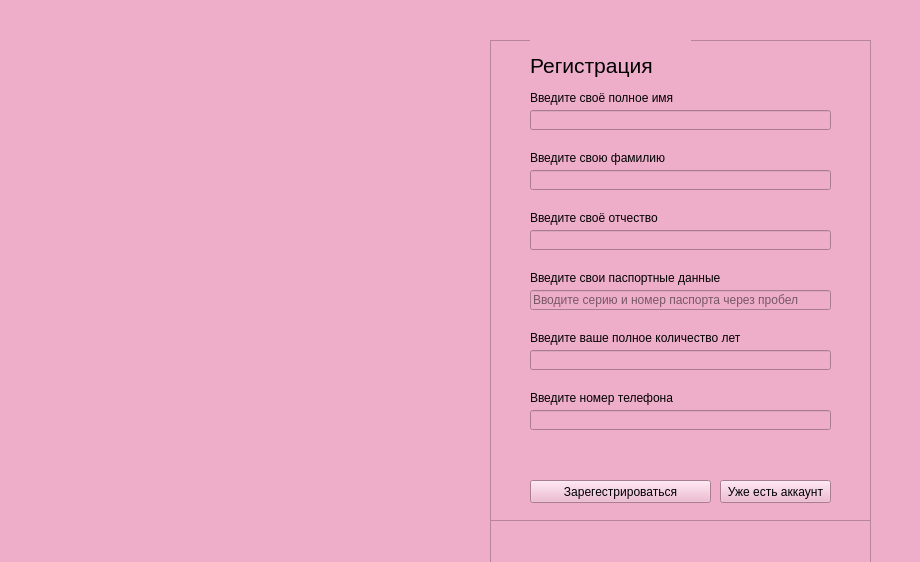
<?xml version="1.0" encoding="UTF-8"?>
<ui version="4.0">
 <class>registrationWindow</class>
 <widget class="QWidget" name="registrationWindow">
  <property name="enabled">
   <bool>true</bool>
  </property>
  <property name="geometry">
   <rect>
    <x>0</x>
    <y>0</y>
    <width>920</width>
    <height>562</height>
   </rect>
  </property>
  <property name="minimumSize">
   <size>
    <width>920</width>
    <height>562</height>
   </size>
  </property>
  <property name="maximumSize">
   <size>
    <width>920</width>
    <height>562</height>
   </size>
  </property>
  <property name="windowTitle">
   <string>Login</string>
  </property>
  <property name="styleSheet">
   <string notr="true">background: rgb(238, 174, 202);
background: linear-gradient(90deg, rgba(238, 174, 202, 1) 0%, rgba(183, 177, 216, 1) 100%);
</string>
  </property>
  <widget class="QFrame" name="imgFrame">
   <property name="geometry">
    <rect>
     <x>50</x>
     <y>130</y>
     <width>353</width>
     <height>300</height>
    </rect>
   </property>
   <property name="frameShape">
    <enum>QFrame::StyledPanel</enum>
   </property>
   <property name="frameShadow">
    <enum>QFrame::Raised</enum>
   </property>
   <widget class="QLabel" name="ImageLabel">
    <property name="geometry">
     <rect>
      <x>0</x>
      <y>0</y>
      <width>353</width>
      <height>300</height>
     </rect>
    </property>
    <property name="text">
     <string/>
    </property>
    <property name="textFormat">
     <enum>Qt::AutoText</enum>
    </property>
    <property name="pixmap">
     <pixmap>images/loginImg.svg</pixmap>
    </property>
    <property name="scaledContents">
     <bool>true</bool>
    </property>
   </widget>
  </widget>
  <widget class="QFrame" name="animationFrame">
   <property name="geometry">
    <rect>
     <x>490</x>
     <y>40</y>
     <width>381</width>
     <height>1021</height>
    </rect>
   </property>
   <property name="frameShape">
    <enum>QFrame::StyledPanel</enum>
   </property>
   <property name="frameShadow">
    <enum>QFrame::Raised</enum>
   </property>
   <widget class="QFrame" name="registrationFrame">
    <property name="geometry">
     <rect>
      <x>0</x>
      <y>0</y>
      <width>381</width>
      <height>481</height>
     </rect>
    </property>
    <property name="styleSheet">
     <string notr="true">border: 1px solid black;
border-radius: 10px;
QLabel {
	border: none;
}</string>
    </property>
    <property name="frameShape">
     <enum>QFrame::StyledPanel</enum>
    </property>
    <property name="frameShadow">
     <enum>QFrame::Raised</enum>
    </property>
    <widget class="QLabel" name="registrationLabel">
     <property name="enabled">
      <bool>true</bool>
     </property>
     <property name="geometry">
      <rect>
       <x>40</x>
       <y>0</y>
       <width>161</width>
       <height>51</height>
      </rect>
     </property>
     <property name="font">
      <font>
       <pointsize>16</pointsize>
      </font>
     </property>
     <property name="styleSheet">
      <string notr="true">border: none;
</string>
     </property>
     <property name="text">
      <string>Регистрация</string>
     </property>
     <property name="textFormat">
      <enum>Qt::RichText</enum>
     </property>
    </widget>
    <widget class="QLabel" name="surnameRegLabel">
     <property name="geometry">
      <rect>
       <x>40</x>
       <y>110</y>
       <width>191</width>
       <height>16</height>
      </rect>
     </property>
     <property name="styleSheet">
      <string notr="true">border: none;</string>
     </property>
     <property name="text">
      <string>Введите свою фамилию</string>
     </property>
    </widget>
    <widget class="QLabel" name="nameRegLabel">
     <property name="geometry">
      <rect>
       <x>40</x>
       <y>50</y>
       <width>191</width>
       <height>16</height>
      </rect>
     </property>
     <property name="styleSheet">
      <string notr="true">border: none;</string>
     </property>
     <property name="text">
      <string>Введите своё полное имя</string>
     </property>
    </widget>
    <widget class="QLabel" name="patronymicRefLabel">
     <property name="geometry">
      <rect>
       <x>40</x>
       <y>170</y>
       <width>191</width>
       <height>16</height>
      </rect>
     </property>
     <property name="styleSheet">
      <string notr="true">border: none;
</string>
     </property>
     <property name="text">
      <string>Введите своё отчество</string>
     </property>
    </widget>
    <widget class="QLabel" name="passportDetailsRegLabel">
     <property name="geometry">
      <rect>
       <x>40</x>
       <y>230</y>
       <width>191</width>
       <height>16</height>
      </rect>
     </property>
     <property name="styleSheet">
      <string notr="true">border: none;</string>
     </property>
     <property name="text">
      <string>Введите свои паспортные данные</string>
     </property>
    </widget>
    <widget class="QLabel" name="ageRegLabel">
     <property name="geometry">
      <rect>
       <x>40</x>
       <y>290</y>
       <width>211</width>
       <height>16</height>
      </rect>
     </property>
     <property name="styleSheet">
      <string notr="true">border: none;</string>
     </property>
     <property name="text">
      <string>Введите ваше полное количество лет</string>
     </property>
    </widget>
    <widget class="QLineEdit" name="nameRegEdit">
     <property name="geometry">
      <rect>
       <x>40</x>
       <y>70</y>
       <width>301</width>
       <height>20</height>
      </rect>
     </property>
    </widget>
    <widget class="QLineEdit" name="surnameRegEdit">
     <property name="geometry">
      <rect>
       <x>40</x>
       <y>130</y>
       <width>301</width>
       <height>20</height>
      </rect>
     </property>
    </widget>
    <widget class="QLineEdit" name="patronymicRegEdit">
     <property name="geometry">
      <rect>
       <x>40</x>
       <y>190</y>
       <width>301</width>
       <height>20</height>
      </rect>
     </property>
    </widget>
    <widget class="QLineEdit" name="passportDetailsRegEdit">
     <property name="geometry">
      <rect>
       <x>40</x>
       <y>250</y>
       <width>301</width>
       <height>20</height>
      </rect>
     </property>
     <property name="placeholderText">
      <string>Вводите серию и номер паспорта через пробел</string>
     </property>
    </widget>
    <widget class="QLineEdit" name="ageRegEdit">
     <property name="geometry">
      <rect>
       <x>40</x>
       <y>310</y>
       <width>301</width>
       <height>20</height>
      </rect>
     </property>
    </widget>
    <widget class="QPushButton" name="registrationRegButton">
     <property name="geometry">
      <rect>
       <x>40</x>
       <y>440</y>
       <width>181</width>
       <height>23</height>
      </rect>
     </property>
     <property name="cursor">
      <cursorShape>PointingHandCursor</cursorShape>
     </property>
     <property name="styleSheet">
      <string notr="true">:hover {
	background-color: rgb(204, 102, 255);
}</string>
     </property>
     <property name="text">
      <string>Зарегестрироваться</string>
     </property>
    </widget>
    <widget class="QPushButton" name="comeBackButton">
     <property name="geometry">
      <rect>
       <x>230</x>
       <y>440</y>
       <width>111</width>
       <height>23</height>
      </rect>
     </property>
     <property name="cursor">
      <cursorShape>PointingHandCursor</cursorShape>
     </property>
     <property name="styleSheet">
      <string notr="true">:hover {
	background-color: rgb(204, 102, 255);
}</string>
     </property>
     <property name="text">
      <string>Уже есть аккаунт</string>
     </property>
    </widget>
    <widget class="QLabel" name="errorLabelReg">
     <property name="geometry">
      <rect>
       <x>40</x>
       <y>400</y>
       <width>301</width>
       <height>20</height>
      </rect>
     </property>
     <property name="styleSheet">
      <string notr="true">border: none;</string>
     </property>
     <property name="text">
      <string/>
     </property>
    </widget>
    <widget class="QLabel" name="ageRegLabel_2">
     <property name="geometry">
      <rect>
       <x>40</x>
       <y>350</y>
       <width>211</width>
       <height>16</height>
      </rect>
     </property>
     <property name="styleSheet">
      <string notr="true">border: none;</string>
     </property>
     <property name="text">
      <string>Введите номер телефона</string>
     </property>
    </widget>
    <widget class="QLineEdit" name="phoneNumberEdit">
     <property name="geometry">
      <rect>
       <x>40</x>
       <y>370</y>
       <width>301</width>
       <height>20</height>
      </rect>
     </property>
    </widget>
   </widget>
   <widget class="QFrame" name="loginFrame">
    <property name="enabled">
     <bool>true</bool>
    </property>
    <property name="geometry">
     <rect>
      <x>0</x>
      <y>540</y>
      <width>381</width>
      <height>481</height>
     </rect>
    </property>
    <property name="styleSheet">
     <string notr="true">border: 1px solid black;
border-radius: 10px;
</string>
    </property>
    <property name="frameShape">
     <enum>QFrame::StyledPanel</enum>
    </property>
    <property name="frameShadow">
     <enum>QFrame::Raised</enum>
    </property>
    <widget class="QLabel" name="loginlabel">
     <property name="enabled">
      <bool>true</bool>
     </property>
     <property name="geometry">
      <rect>
       <x>40</x>
       <y>40</y>
       <width>151</width>
       <height>51</height>
      </rect>
     </property>
     <property name="font">
      <font>
       <pointsize>16</pointsize>
      </font>
     </property>
     <property name="styleSheet">
      <string notr="true">border: none;
</string>
     </property>
     <property name="text">
      <string>Вход</string>
     </property>
     <property name="textFormat">
      <enum>Qt::RichText</enum>
     </property>
    </widget>
    <widget class="QLineEdit" name="userNameEdit">
     <property name="geometry">
      <rect>
       <x>40</x>
       <y>140</y>
       <width>301</width>
       <height>20</height>
      </rect>
     </property>
    </widget>
    <widget class="QLabel" name="userNameLabel">
     <property name="enabled">
      <bool>true</bool>
     </property>
     <property name="geometry">
      <rect>
       <x>40</x>
       <y>120</y>
       <width>221</width>
       <height>16</height>
      </rect>
     </property>
     <property name="font">
      <font>
       <weight>50</weight>
       <bold>false</bold>
      </font>
     </property>
     <property name="toolTip">
      <string/>
     </property>
     <property name="layoutDirection">
      <enum>Qt::LeftToRight</enum>
     </property>
     <property name="styleSheet">
      <string notr="true">border: none;</string>
     </property>
     <property name="text">
      <string>Введите ваше имя</string>
     </property>
    </widget>
    <widget class="QLabel" name="userSurnameLabel">
     <property name="geometry">
      <rect>
       <x>40</x>
       <y>200</y>
       <width>221</width>
       <height>16</height>
      </rect>
     </property>
     <property name="styleSheet">
      <string notr="true">border: none;</string>
     </property>
     <property name="text">
      <string>Введите вашу фамилию</string>
     </property>
    </widget>
    <widget class="QLineEdit" name="userSurnameEdit">
     <property name="geometry">
      <rect>
       <x>40</x>
       <y>220</y>
       <width>301</width>
       <height>20</height>
      </rect>
     </property>
    </widget>
    <widget class="QLabel" name="passporDetailsLabel">
     <property name="geometry">
      <rect>
       <x>40</x>
       <y>280</y>
       <width>221</width>
       <height>16</height>
      </rect>
     </property>
     <property name="styleSheet">
      <string notr="true">border: none;</string>
     </property>
     <property name="text">
      <string>Введите ваши паспортные данные</string>
     </property>
    </widget>
    <widget class="QLineEdit" name="passportDetailsEdit">
     <property name="geometry">
      <rect>
       <x>40</x>
       <y>300</y>
       <width>301</width>
       <height>20</height>
      </rect>
     </property>
     <property name="inputMethodHints">
      <set>Qt::ImhNone</set>
     </property>
     <property name="placeholderText">
      <string>Вводите серию и номер паспорта через пробел</string>
     </property>
    </widget>
    <widget class="QCheckBox" name="rememberMeBox">
     <property name="geometry">
      <rect>
       <x>40</x>
       <y>330</y>
       <width>141</width>
       <height>21</height>
      </rect>
     </property>
     <property name="styleSheet">
      <string notr="true">border: none;</string>
     </property>
     <property name="text">
      <string>Запомнить меня</string>
     </property>
    </widget>
    <widget class="QPushButton" name="loginButton">
     <property name="geometry">
      <rect>
       <x>40</x>
       <y>390</y>
       <width>141</width>
       <height>23</height>
      </rect>
     </property>
     <property name="cursor">
      <cursorShape>PointingHandCursor</cursorShape>
     </property>
     <property name="styleSheet">
      <string notr="true">:hover {
	background-color: rgb(204, 102, 255);
}</string>
     </property>
     <property name="text">
      <string>Войти</string>
     </property>
     <property name="default">
      <bool>false</bool>
     </property>
    </widget>
    <widget class="QPushButton" name="registrationButton">
     <property name="geometry">
      <rect>
       <x>190</x>
       <y>390</y>
       <width>151</width>
       <height>23</height>
      </rect>
     </property>
     <property name="cursor">
      <cursorShape>PointingHandCursor</cursorShape>
     </property>
     <property name="styleSheet">
      <string notr="true">:hover {
	background-color: rgb(204, 102, 255);
}</string>
     </property>
     <property name="text">
      <string>Перейти к регистрации</string>
     </property>
    </widget>
    <widget class="QLabel" name="errorLabel">
     <property name="geometry">
      <rect>
       <x>40</x>
       <y>360</y>
       <width>301</width>
       <height>16</height>
      </rect>
     </property>
     <property name="styleSheet">
      <string notr="true">border: none;</string>
     </property>
     <property name="text">
      <string/>
     </property>
    </widget>
   </widget>
  </widget>
 </widget>
 <resources/>
 <connections/>
</ui>
